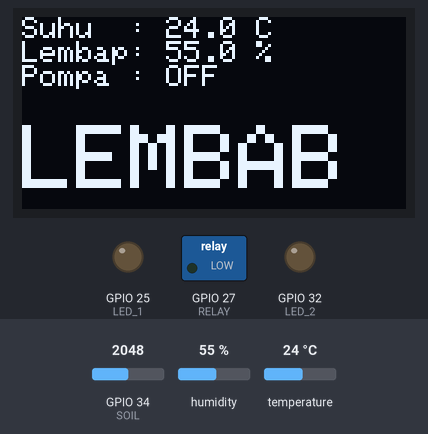
Simulated run of this sketch. Board: ESP32. On the bench: 128×64 one-colour display, switched loads named in the sketch (green lamp = pin HIGH), output pins drawn as LEDs (lit = HIGH). The inputs (shaded band) are chosen by the test bench; at power-on: GPIO 34 (SOIL) = 2048, humidity 55 %, temperature 24 °C. WiFi joins after 1.5 s; servers stay silent unless stated; what the sketch prints to the serial monitor is not drawn.

Above: at 3.0 s.
3.1 s: GPIO 34 (SOIL) set to 1133
5.8 s: GPIO 34 (SOIL) set to 1049
At 7.0 s:
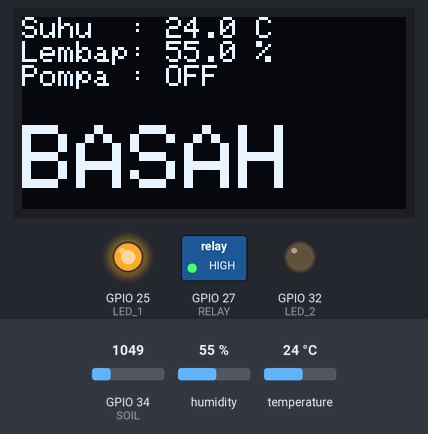
8.5 s: GPIO 34 (SOIL) set to 3240
At 11.1 s:
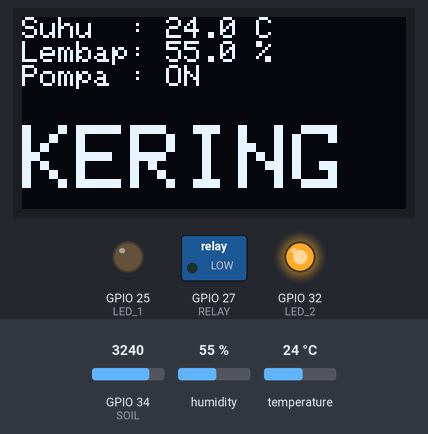
11.4 s: GPIO 34 (SOIL) set to 3143
At 12.7 s:
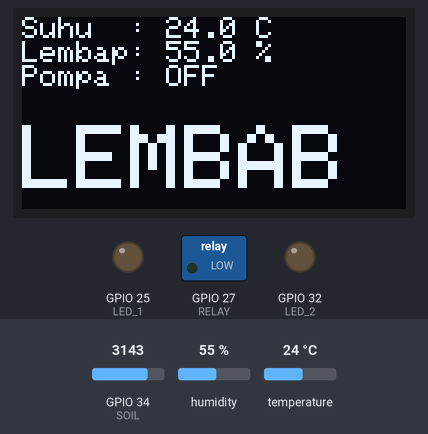
14.1 s: humidity set to 22 %
At 17.0 s:
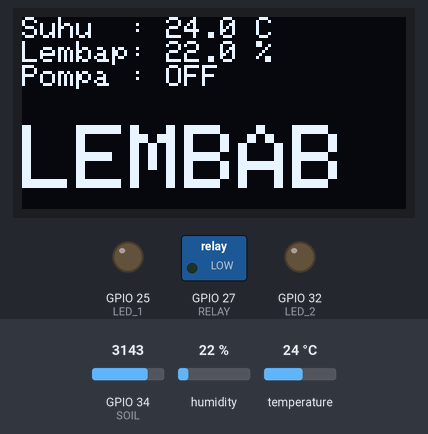
17.5 s: temperature set to 12 °C
At 18.5 s:
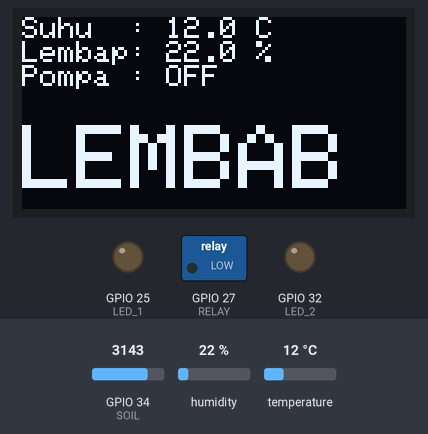
Timing chart, 0 to 20.5 s (numbered marks = the images above; inputs shaded):
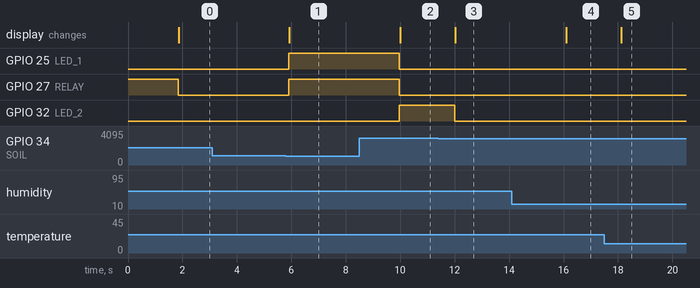

Measured:
- the behaviour switches between 1101 and 1100 on GPIO 34 (SOIL) (found by bisection; images 0 and 1)
- the behaviour switches between 3200 and 3199 on GPIO 34 (SOIL) (found by bisection; images 2 and 3)
- after the input at 3.1 s, every drawn part: stays the same
- after the input at 5.8 s, GPIO 25 (LED_1), GPIO 27 (RELAY): LOW → HIGH after 0.11 s; the display: changes after 0.13 s (image 1)
- after the input at 8.5 s, GPIO 25 (LED_1), GPIO 27 (RELAY): HIGH → LOW after 1.5 s; GPIO 32 (LED_2): LOW → HIGH after 1.5 s; the display: changes after 1.5 s (image 2)
- after the input at 11.4 s, GPIO 32 (LED_2): HIGH → LOW after 0.60 s; the display: changes after 0.63 s (image 3)
- after the input at 14.1 s, the display: changes after 2.0 s (image 4)
- after the input at 17.5 s, the display: changes after 0.63 s (image 5)

The sketch:

smartplant_wifi_blynk.ino
```cpp
#define BLYNK_TEMPLATE_ID "TMPL6HdXMH-0d"
#define BLYNK_TEMPLATE_NAME "Smart Plant"
#define BLYNK_AUTH_TOKEN "HjfO9-8ek1itc-Hm_ba9cVhRg_o0DGYm"

#include <WiFi.h>
#include <BlynkSimpleEsp32.h>
#include <Wire.h>
#include <Adafruit_GFX.h>
#include <Adafruit_SSD1306.h>
#include <DHT.h>

#define SOIL   34
#define DHT_22 4
#define RELAY  27
#define LED_1  25   // LED BASAH
#define LED_2  32   // LED KERING

char ssid[] = "NAMA_WIFI";
char pass[] = "PASSWORD_WIFI";

Adafruit_SSD1306 oled(128, 64, &Wire, -1);
DHT dht(DHT_22, DHT22);

void setup() {
  Serial.begin(115200);

  pinMode(RELAY, OUTPUT);
  pinMode(LED_1, OUTPUT);
  pinMode(LED_2, OUTPUT);

  digitalWrite(RELAY, HIGH);   // pompa mati
  digitalWrite(LED_1, LOW);
  digitalWrite(LED_2, LOW);

  dht.begin();
  Wire.begin(21, 22);
  oled.begin(SSD1306_SWITCHCAPVCC, 0x3C);

  Blynk.begin(BLYNK_AUTH_TOKEN, ssid, pass);
}

void loop() {
  Blynk.run();

  int adc = analogRead(SOIL);
  float suhu = dht.readTemperature();
  float lembap = dht.readHumidity();

  oled.clearDisplay();
  oled.setTextColor(SSD1306_WHITE);
  oled.setTextSize(1);

  oled.setCursor(0, 0);
  oled.print("Suhu  : ");
  oled.print(suhu, 1);
  oled.println(" C");

  oled.setCursor(0, 8);
  oled.print("Lembap: ");
  oled.print(lembap, 1);
  oled.println(" %");

  if (adc >= 3200) {
    // KERING
    digitalWrite(RELAY, LOW);    // pompa nyala
    digitalWrite(LED_2, HIGH);
    digitalWrite(LED_1, LOW);

    oled.setCursor(0, 16);
    oled.println("Pompa : ON");
    oled.setTextSize(3);
    oled.setCursor(0, 36);
    oled.println("KERING");

    Blynk.virtualWrite(V3, "KERING");
    Blynk.virtualWrite(V4, "ON");
  }
  else if (adc <= 1100) {
    // BASAH
    digitalWrite(RELAY, HIGH);   // pompa mati
    digitalWrite(LED_2, LOW);
    digitalWrite(LED_1, HIGH);

    oled.setCursor(0, 16);
    oled.println("Pompa : OFF");
    oled.setTextSize(3);
    oled.setCursor(0, 36);
    oled.println("BASAH");

    Blynk.virtualWrite(V3, "BASAH");
    Blynk.virtualWrite(V4, "OFF");
  }
  else {
    // LEMBAB
    digitalWrite(RELAY, LOW);   // pompa mati
    digitalWrite(LED_2, LOW);
    digitalWrite(LED_1, LOW);

    oled.setCursor(0, 16);
    oled.println("Pompa : OFF");
    oled.setTextSize(3);
    oled.setCursor(0, 36);
    oled.println("LEMBAB");

    Blynk.virtualWrite(V3, "LEMBAB");
    Blynk.virtualWrite(V4, "OFF");
  }

  oled.display();

  // Kirim ke Blynk
  Blynk.virtualWrite(V0, suhu);
  Blynk.virtualWrite(V1, lembap);
  Blynk.virtualWrite(V2, adc);

  Serial.print("ADC: ");
  Serial.print(adc);
  Serial.print(" | Suhu: ");
  Serial.print(suhu, 1);
  Serial.print(" C | Lembap: ");
  Serial.print(lembap, 1);
  Serial.println(" %");

  delay(2000);
}
```
